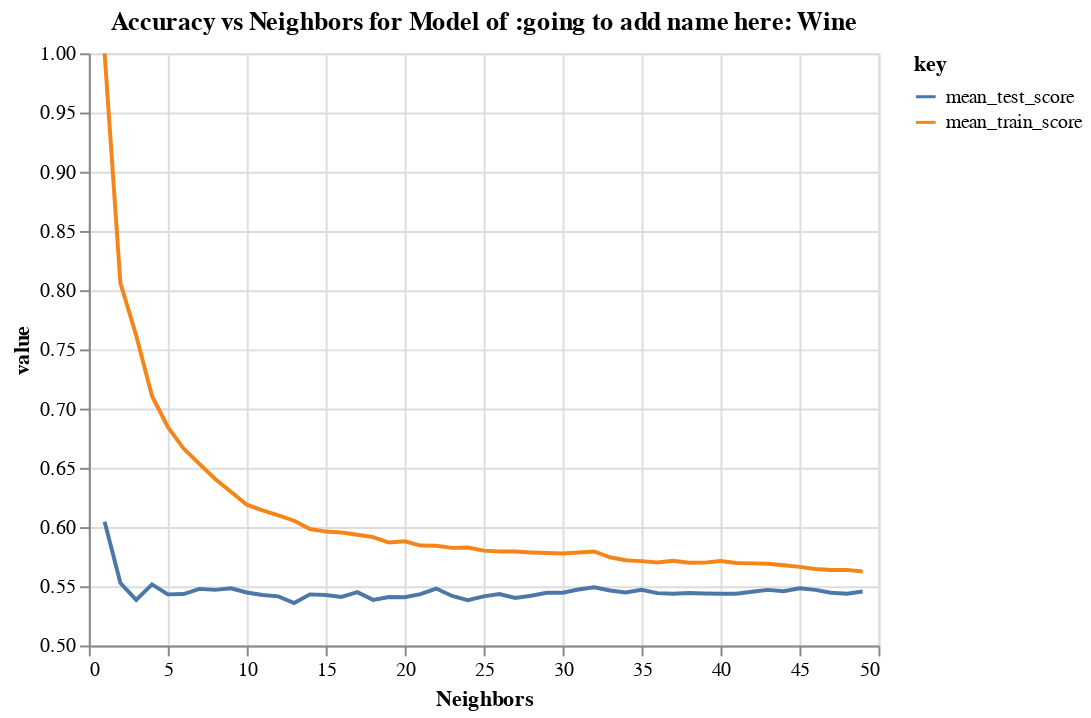

Here is the notebook cell this chart was saved with:
### Code cell
plots[1]

### Figure 1 — Vega-Lite specification as saved in the notebook (floating-point values rounded to 4 significant figures)
{"config": {"view": {"continuousWidth": 400, "continuousHeight": 300}}, "data": {"name": "data-15b58e68efda87e8b2b8788724cc2e51"}, "mark": "line", "encoding": {"color": {"field": "key", "type": "nominal"}, "x": {"field": "param_n_neighbors", "scale": {"zero": false}, "title": "Neighbors", "type": "quantitative"}, "y": {"field": "value", "scale": {"zero": false}, "type": "quantitative"}}, "title": "Accuracy vs Neighbors for Model of :going to add name here: Wine", "transform": [{"fold": ["mean_test_score", "mean_train_score"]}], "$schema": "https://vega.github.io/schema/vega-lite/v4.17.0.json", "datasets": {"data-15b58e68efda87e8b2b8788724cc2e51": [{"mean_fit_time": 0.005848, "std_fit_time": 0.002864, "mean_score_time": 0.08088, "std_score_time": 0.04521, "param_n_neighbors": 1, "params": {"n_neighbors": 1}, "split0_test_score": 0.6095, "split1_test_score": 0.5946, "split2_test_score": 0.6068, "split3_test_score": 0.6104, "split4_test_score": 0.6008, "mean_test_score": 0.6044, "std_test_score": 0.005953, "rank_test_score": 1, "split0_train_score": 1.0, "split1_train_score": 1.0, "split2_train_score": 1.0, "split3_train_score": 1.0, "split4_train_score": 1.0, "mean_train_score": 1.0, "std_train_score": 0.0}, {"mean_fit_time": 0.0055, "std_fit_time": 0.003181, "mean_score_time": 0.09107, "std_score_time": 0.0446, "param_n_neighbors": 2, "params": {"n_neighbors": 2}, "split0_test_score": 0.5456, "split1_test_score": 0.5633, "split2_test_score": 0.5442, "split3_test_score": 0.5599, "split4_test_score": 0.5504, "mean_test_score": 0.5527, "std_test_score": 0.007643, "rank_test_score": 2, "split0_train_score": 0.8019, "split1_train_score": 0.8128, "split2_train_score": 0.8074, "split3_train_score": 0.802, "split4_train_score": 0.8061, "mean_train_score": 0.806, "std_train_score": 0.004025}, {"mean_fit_time": 0.003786, "std_fit_time": 0.0001645, "mean_score_time": 0.06926, "std_score_time": 0.001766, "param_n_neighbors": 3, "params": {"n_neighbors": 3}, "split0_test_score": 0.5293, "split1_test_score": 0.5279, "split2_test_score": 0.5347, "split3_test_score": 0.5668, "split4_test_score": 0.5341, "mean_test_score": 0.5385, "std_test_score": 0.01436, "rank_test_score": 46, "split0_train_score": 0.7573, "split1_train_score": 0.7658, "split2_train_score": 0.7641, "split3_train_score": 0.7571, "split4_train_score": 0.7645, "mean_train_score": 0.7618, "std_train_score": 0.003787}, {"mean_fit_time": 0.007389, "std_fit_time": 0.00394, "mean_score_time": 0.1457, "std_score_time": 0.07113, "param_n_neighbors": 4, "params": {"n_neighbors": 4}, "split0_test_score": 0.5537, "split1_test_score": 0.551, "split2_test_score": 0.5565, "split3_test_score": 0.5545, "split4_test_score": 0.5422, "mean_test_score": 0.5516, "std_test_score": 0.004993, "rank_test_score": 3, "split0_train_score": 0.6981, "split1_train_score": 0.7199, "split2_train_score": 0.7124, "split3_train_score": 0.707, "split4_train_score": 0.7159, "mean_train_score": 0.7107, "std_train_score": 0.007567}, {"mean_fit_time": 0.004025, "std_fit_time": 0.0003398, "mean_score_time": 0.0738, "std_score_time": 0.001975, "param_n_neighbors": 5, "params": {"n_neighbors": 5}, "split0_test_score": 0.5469, "split1_test_score": 0.5197, "split2_test_score": 0.5551, "split3_test_score": 0.5518, "split4_test_score": 0.5422, "mean_test_score": 0.5432, "std_test_score": 0.0125, "rank_test_score": 35, "split0_train_score": 0.6797, "split1_train_score": 0.6896, "split2_train_score": 0.6862, "split3_train_score": 0.6795, "split4_train_score": 0.688, "mean_train_score": 0.6846, "std_train_score": 0.004216}, {"mean_fit_time": 0.004521, "std_fit_time": 0.000932, "mean_score_time": 0.07938, "std_score_time": 0.005347, "param_n_neighbors": 6, "params": {"n_neighbors": 6}, "split0_test_score": 0.5469, "split1_test_score": 0.5224, "split2_test_score": 0.5605, "split3_test_score": 0.5599, "split4_test_score": 0.5272, "mean_test_score": 0.5434, "std_test_score": 0.016, "rank_test_score": 31, "split0_train_score": 0.6709, "split1_train_score": 0.6634, "split2_train_score": 0.6661, "split3_train_score": 0.6635, "split4_train_score": 0.6676, "mean_train_score": 0.6663, "std_train_score": 0.00279}, {"mean_fit_time": 0.003893, "std_fit_time": 0.0001844, "mean_score_time": 0.07704, "std_score_time": 0.003177, "param_n_neighbors": 7, "params": {"n_neighbors": 7}, "split0_test_score": 0.5551, "split1_test_score": 0.5238, "split2_test_score": 0.5537, "split3_test_score": 0.5749, "split4_test_score": 0.5313, "mean_test_score": 0.5478, "std_test_score": 0.01828, "rank_test_score": 8, "split0_train_score": 0.6607, "split1_train_score": 0.6501, "split2_train_score": 0.6562, "split3_train_score": 0.6523, "split4_train_score": 0.6475, "mean_train_score": 0.6533, "std_train_score": 0.004639}, {"mean_fit_time": 0.003892, "std_fit_time": 0.0001741, "mean_score_time": 0.07874, "std_score_time": 0.002353, "param_n_neighbors": 8, "params": {"n_neighbors": 8}, "split0_test_score": 0.5537, "split1_test_score": 0.5347, "split2_test_score": 0.5592, "split3_test_score": 0.5463, "split4_test_score": 0.5409, "mean_test_score": 0.547, "std_test_score": 0.008756, "rank_test_score": 12, "split0_train_score": 0.6368, "split1_train_score": 0.6382, "split2_train_score": 0.6481, "split3_train_score": 0.6417, "split4_train_score": 0.6383, "mean_train_score": 0.6406, "std_train_score": 0.004054}, {"mean_fit_time": 0.004119, "std_fit_time": 0.0002588, "mean_score_time": 0.08156, "std_score_time": 0.004472, "param_n_neighbors": 9, "params": {"n_neighbors": 9}, "split0_test_score": 0.5374, "split1_test_score": 0.5279, "split2_test_score": 0.5592, "split3_test_score": 0.5668, "split4_test_score": 0.5504, "mean_test_score": 0.5483, "std_test_score": 0.01413, "rank_test_score": 5, "split0_train_score": 0.6382, "split1_train_score": 0.6266, "split2_train_score": 0.6276, "split3_train_score": 0.6237, "split4_train_score": 0.6332, "mean_train_score": 0.6299, "std_train_score": 0.005181}, {"mean_fit_time": 0.004194, "std_fit_time": 0.0003308, "mean_score_time": 0.08583, "std_score_time": 0.005304, "param_n_neighbors": 10, "params": {"n_neighbors": 10}, "split0_test_score": 0.5429, "split1_test_score": 0.5347, "split2_test_score": 0.5429, "split3_test_score": 0.5477, "split4_test_score": 0.5559, "mean_test_score": 0.5448, "std_test_score": 0.006932, "rank_test_score": 19, "split0_train_score": 0.6222, "split1_train_score": 0.6208, "split2_train_score": 0.6133, "split3_train_score": 0.6169, "split4_train_score": 0.6213, "mean_train_score": 0.6189, "std_train_score": 0.003326}, {"mean_fit_time": 0.005547, "std_fit_time": 0.001884, "mean_score_time": 0.1115, "std_score_time": 0.03728, "param_n_neighbors": 11, "params": {"n_neighbors": 11}, "split0_test_score": 0.5401, "split1_test_score": 0.5252, "split2_test_score": 0.5578, "split3_test_score": 0.5368, "split4_test_score": 0.5531, "mean_test_score": 0.5426, "std_test_score": 0.01172, "rank_test_score": 37, "split0_train_score": 0.6147, "split1_train_score": 0.6133, "split2_train_score": 0.6161, "split3_train_score": 0.6114, "split4_train_score": 0.6145, "mean_train_score": 0.614, "std_train_score": 0.001551}, {"mean_fit_time": 0.003919, "std_fit_time": 9.637e-05, "mean_score_time": 0.08449, "std_score_time": 0.005286, "param_n_neighbors": 12, "params": {"n_neighbors": 12}, "split0_test_score": 0.5565, "split1_test_score": 0.5252, "split2_test_score": 0.5551, "split3_test_score": 0.5259, "split4_test_score": 0.545, "mean_test_score": 0.5415, "std_test_score": 0.01365, "rank_test_score": 41, "split0_train_score": 0.6076, "split1_train_score": 0.6076, "split2_train_score": 0.6167, "split3_train_score": 0.6114, "split4_train_score": 0.6063, "mean_train_score": 0.6099, "std_train_score": 0.00382}, {"mean_fit_time": 0.005031, "std_fit_time": 0.001625, "mean_score_time": 0.1005, "std_score_time": 0.03244, "param_n_neighbors": 13, "params": {"n_neighbors": 13}, "split0_test_score": 0.532, "split1_test_score": 0.5224, "split2_test_score": 0.5483, "split3_test_score": 0.5381, "split4_test_score": 0.5381, "mean_test_score": 0.5358, "std_test_score": 0.008487, "rank_test_score": 49, "split0_train_score": 0.6001, "split1_train_score": 0.6082, "split2_train_score": 0.6093, "split3_train_score": 0.6111, "split4_train_score": 0.5982, "mean_train_score": 0.6054, "std_train_score": 0.005218}, {"mean_fit_time": 0.003971, "std_fit_time": 0.0001563, "mean_score_time": 0.08462, "std_score_time": 0.006661, "param_n_neighbors": 14, "params": {"n_neighbors": 14}, "split0_test_score": 0.5347, "split1_test_score": 0.5265, "split2_test_score": 0.5524, "split3_test_score": 0.5518, "split4_test_score": 0.5504, "mean_test_score": 0.5432, "std_test_score": 0.01058, "rank_test_score": 34, "split0_train_score": 0.6018, "split1_train_score": 0.599, "split2_train_score": 0.5973, "split3_train_score": 0.6009, "split4_train_score": 0.5927, "mean_train_score": 0.5984, "std_train_score": 0.003204}, {"mean_fit_time": 0.004319, "std_fit_time": 0.000383, "mean_score_time": 0.1089, "std_score_time": 0.03732, "param_n_neighbors": 15, "params": {"n_neighbors": 15}, "split0_test_score": 0.5429, "split1_test_score": 0.5156, "split2_test_score": 0.5605, "split3_test_score": 0.549, "split4_test_score": 0.545, "mean_test_score": 0.5426, "std_test_score": 0.0148, "rank_test_score": 36, "split0_train_score": 0.5936, "split1_train_score": 0.6014, "split2_train_score": 0.5939, "split3_train_score": 0.5995, "split4_train_score": 0.5924, "mean_train_score": 0.5962, "std_train_score": 0.003601}, {"mean_fit_time": 0.003971, "std_fit_time": 0.0001838, "mean_score_time": 0.08205, "std_score_time": 0.002023, "param_n_neighbors": 16, "params": {"n_neighbors": 16}, "split0_test_score": 0.5306, "split1_test_score": 0.5156, "split2_test_score": 0.566, "split3_test_score": 0.5463, "split4_test_score": 0.5463, "mean_test_score": 0.541, "std_test_score": 0.01692, "rank_test_score": 42, "split0_train_score": 0.5912, "split1_train_score": 0.6025, "split2_train_score": 0.5926, "split3_train_score": 0.5961, "split4_train_score": 0.5944, "mean_train_score": 0.5954, "std_train_score": 0.003915}, {"mean_fit_time": 0.003869, "std_fit_time": 0.0002026, "mean_score_time": 0.08319, "std_score_time": 0.004197, "param_n_neighbors": 17, "params": {"n_neighbors": 17}, "split0_test_score": 0.5306, "split1_test_score": 0.5197, "split2_test_score": 0.5714, "split3_test_score": 0.5572, "split4_test_score": 0.5463, "mean_test_score": 0.5451, "std_test_score": 0.01841, "rank_test_score": 18, "split0_train_score": 0.5899, "split1_train_score": 0.5994, "split2_train_score": 0.599, "split3_train_score": 0.5846, "split4_train_score": 0.5948, "mean_train_score": 0.5935, "std_train_score": 0.005663}, {"mean_fit_time": 0.004103, "std_fit_time": 0.0003353, "mean_score_time": 0.08638, "std_score_time": 0.00394, "param_n_neighbors": 18, "params": {"n_neighbors": 18}, "split0_test_score": 0.5252, "split1_test_score": 0.5224, "split2_test_score": 0.5592, "split3_test_score": 0.5463, "split4_test_score": 0.5395, "mean_test_score": 0.5385, "std_test_score": 0.0136, "rank_test_score": 47, "split0_train_score": 0.5895, "split1_train_score": 0.6007, "split2_train_score": 0.5956, "split3_train_score": 0.5839, "split4_train_score": 0.588, "mean_train_score": 0.5915, "std_train_score": 0.005956}, {"mean_fit_time": 0.003872, "std_fit_time": 0.0001694, "mean_score_time": 0.08446, "std_score_time": 0.002792, "param_n_neighbors": 19, "params": {"n_neighbors": 19}, "split0_test_score": 0.5265, "split1_test_score": 0.5347, "split2_test_score": 0.5633, "split3_test_score": 0.545, "split4_test_score": 0.5354, "mean_test_score": 0.541, "std_test_score": 0.01258, "rank_test_score": 43, "split0_train_score": 0.5858, "split1_train_score": 0.5963, "split2_train_score": 0.5936, "split3_train_score": 0.5812, "split4_train_score": 0.5777, "mean_train_score": 0.5869, "std_train_score": 0.007097}, {"mean_fit_time": 0.003963, "std_fit_time": 0.0002584, "mean_score_time": 0.08432, "std_score_time": 0.002885, "param_n_neighbors": 20, "params": {"n_neighbors": 20}, "split0_test_score": 0.5197, "split1_test_score": 0.5347, "split2_test_score": 0.5592, "split3_test_score": 0.5599, "split4_test_score": 0.53, "mean_test_score": 0.5407, "std_test_score": 0.01614, "rank_test_score": 44, "split0_train_score": 0.5882, "split1_train_score": 0.5953, "split2_train_score": 0.5919, "split3_train_score": 0.5825, "split4_train_score": 0.5818, "mean_train_score": 0.5879, "std_train_score": 0.005229}, {"mean_fit_time": 0.003989, "std_fit_time": 0.0002295, "mean_score_time": 0.0835, "std_score_time": 0.003047, "param_n_neighbors": 21, "params": {"n_neighbors": 21}, "split0_test_score": 0.532, "split1_test_score": 0.5388, "split2_test_score": 0.5633, "split3_test_score": 0.5559, "split4_test_score": 0.5272, "mean_test_score": 0.5434, "std_test_score": 0.01388, "rank_test_score": 32, "split0_train_score": 0.5844, "split1_train_score": 0.595, "split2_train_score": 0.5865, "split3_train_score": 0.5798, "split4_train_score": 0.5764, "mean_train_score": 0.5844, "std_train_score": 0.006344}, {"mean_fit_time": 0.006475, "std_fit_time": 0.003278, "mean_score_time": 0.147, "std_score_time": 0.07694, "param_n_neighbors": 22, "params": {"n_neighbors": 22}, "split0_test_score": 0.5469, "split1_test_score": 0.5456, "split2_test_score": 0.5646, "split3_test_score": 0.564, "split4_test_score": 0.5191, "mean_test_score": 0.548, "std_test_score": 0.0166, "rank_test_score": 7, "split0_train_score": 0.5803, "split1_train_score": 0.5922, "split2_train_score": 0.5851, "split3_train_score": 0.5805, "split4_train_score": 0.5832, "mean_train_score": 0.5843, "std_train_score": 0.004367}, {"mean_fit_time": 0.003978, "std_fit_time": 0.0001871, "mean_score_time": 0.0852, "std_score_time": 0.002515, "param_n_neighbors": 23, "params": {"n_neighbors": 23}, "split0_test_score": 0.5388, "split1_test_score": 0.5333, "split2_test_score": 0.5619, "split3_test_score": 0.5559, "split4_test_score": 0.5191, "mean_test_score": 0.5418, "std_test_score": 0.01549, "rank_test_score": 39, "split0_train_score": 0.581, "split1_train_score": 0.5912, "split2_train_score": 0.5807, "split3_train_score": 0.5784, "split4_train_score": 0.5808, "mean_train_score": 0.5824, "std_train_score": 0.004495}, {"mean_fit_time": 0.004948, "std_fit_time": 0.00172, "mean_score_time": 0.1156, "std_score_time": 0.03949, "param_n_neighbors": 24, "params": {"n_neighbors": 24}, "split0_test_score": 0.5361, "split1_test_score": 0.5361, "split2_test_score": 0.5592, "split3_test_score": 0.5463, "split4_test_score": 0.5136, "mean_test_score": 0.5382, "std_test_score": 0.01496, "rank_test_score": 48, "split0_train_score": 0.5776, "split1_train_score": 0.5909, "split2_train_score": 0.582, "split3_train_score": 0.5777, "split4_train_score": 0.5856, "mean_train_score": 0.5828, "std_train_score": 0.005021}, {"mean_fit_time": 0.00402, "std_fit_time": 0.0003569, "mean_score_time": 0.08695, "std_score_time": 0.003454, "param_n_neighbors": 25, "params": {"n_neighbors": 25}, "split0_test_score": 0.5388, "split1_test_score": 0.5401, "split2_test_score": 0.5565, "split3_test_score": 0.5531, "split4_test_score": 0.5191, "mean_test_score": 0.5415, "std_test_score": 0.0132, "rank_test_score": 40, "split0_train_score": 0.5756, "split1_train_score": 0.5878, "split2_train_score": 0.5773, "split3_train_score": 0.5788, "split4_train_score": 0.5812, "mean_train_score": 0.5801, "std_train_score": 0.004267}, {"mean_fit_time": 0.004081, "std_fit_time": 0.0002746, "mean_score_time": 0.08836, "std_score_time": 0.005172, "param_n_neighbors": 26, "params": {"n_neighbors": 26}, "split0_test_score": 0.5388, "split1_test_score": 0.5374, "split2_test_score": 0.566, "split3_test_score": 0.5463, "split4_test_score": 0.5286, "mean_test_score": 0.5434, "std_test_score": 0.01261, "rank_test_score": 33, "split0_train_score": 0.5715, "split1_train_score": 0.5827, "split2_train_score": 0.5803, "split3_train_score": 0.5777, "split4_train_score": 0.5846, "mean_train_score": 0.5794, "std_train_score": 0.004557}, {"mean_fit_time": 0.004186, "std_fit_time": 0.0003248, "mean_score_time": 0.09156, "std_score_time": 0.006811, "param_n_neighbors": 27, "params": {"n_neighbors": 27}, "split0_test_score": 0.5388, "split1_test_score": 0.532, "split2_test_score": 0.551, "split3_test_score": 0.545, "split4_test_score": 0.5341, "mean_test_score": 0.5402, "std_test_score": 0.00703, "rank_test_score": 45, "split0_train_score": 0.5786, "split1_train_score": 0.5837, "split2_train_score": 0.5766, "split3_train_score": 0.5743, "split4_train_score": 0.5832, "mean_train_score": 0.5793, "std_train_score": 0.003665}, {"mean_fit_time": 0.004201, "std_fit_time": 0.0003613, "mean_score_time": 0.1022, "std_score_time": 0.02741, "param_n_neighbors": 28, "params": {"n_neighbors": 28}, "split0_test_score": 0.5347, "split1_test_score": 0.5361, "split2_test_score": 0.5605, "split3_test_score": 0.549, "split4_test_score": 0.53, "mean_test_score": 0.5421, "std_test_score": 0.0112, "rank_test_score": 38, "split0_train_score": 0.5776, "split1_train_score": 0.5848, "split2_train_score": 0.5718, "split3_train_score": 0.5757, "split4_train_score": 0.5829, "mean_train_score": 0.5785, "std_train_score": 0.004717}, {"mean_fit_time": 0.004099, "std_fit_time": 0.0002732, "mean_score_time": 0.08882, "std_score_time": 0.002792, "param_n_neighbors": 29, "params": {"n_neighbors": 29}, "split0_test_score": 0.5374, "split1_test_score": 0.5429, "split2_test_score": 0.5619, "split3_test_score": 0.5436, "split4_test_score": 0.5368, "mean_test_score": 0.5445, "std_test_score": 0.009123, "rank_test_score": 22, "split0_train_score": 0.5783, "split1_train_score": 0.579, "split2_train_score": 0.5711, "split3_train_score": 0.5774, "split4_train_score": 0.5846, "mean_train_score": 0.5781, "std_train_score": 0.004275}, {"mean_fit_time": 0.004033, "std_fit_time": 0.0004518, "mean_score_time": 0.09065, "std_score_time": 0.006112, "param_n_neighbors": 30, "params": {"n_neighbors": 30}, "split0_test_score": 0.532, "split1_test_score": 0.5442, "split2_test_score": 0.5673, "split3_test_score": 0.545, "split4_test_score": 0.5341, "mean_test_score": 0.5445, "std_test_score": 0.01256, "rank_test_score": 23, "split0_train_score": 0.5793, "split1_train_score": 0.5759, "split2_train_score": 0.5742, "split3_train_score": 0.5771, "split4_train_score": 0.5822, "mean_train_score": 0.5777, "std_train_score": 0.002773}, {"mean_fit_time": 0.005041, "std_fit_time": 0.002115, "mean_score_time": 0.1122, "std_score_time": 0.04892, "param_n_neighbors": 31, "params": {"n_neighbors": 31}, "split0_test_score": 0.5429, "split1_test_score": 0.5497, "split2_test_score": 0.5646, "split3_test_score": 0.5463, "split4_test_score": 0.5327, "mean_test_score": 0.5472, "std_test_score": 0.01039, "rank_test_score": 9, "split0_train_score": 0.5786, "split1_train_score": 0.5773, "split2_train_score": 0.5776, "split3_train_score": 0.5791, "split4_train_score": 0.5798, "mean_train_score": 0.5785, "std_train_score": 0.0009357}, {"mean_fit_time": 0.004041, "std_fit_time": 0.0003882, "mean_score_time": 0.09366, "std_score_time": 0.005872, "param_n_neighbors": 32, "params": {"n_neighbors": 32}, "split0_test_score": 0.5429, "split1_test_score": 0.5497, "split2_test_score": 0.5673, "split3_test_score": 0.5599, "split4_test_score": 0.5259, "mean_test_score": 0.5491, "std_test_score": 0.01434, "rank_test_score": 4, "split0_train_score": 0.5776, "split1_train_score": 0.5786, "split2_train_score": 0.5793, "split3_train_score": 0.5784, "split4_train_score": 0.5832, "mean_train_score": 0.5794, "std_train_score": 0.001957}, {"mean_fit_time": 0.004102, "std_fit_time": 0.0002009, "mean_score_time": 0.08928, "std_score_time": 0.001869, "param_n_neighbors": 33, "params": {"n_neighbors": 33}, "split0_test_score": 0.5374, "split1_test_score": 0.551, "split2_test_score": 0.5592, "split3_test_score": 0.5504, "split4_test_score": 0.5341, "mean_test_score": 0.5464, "std_test_score": 0.009315, "rank_test_score": 14, "split0_train_score": 0.5711, "split1_train_score": 0.5722, "split2_train_score": 0.5796, "split3_train_score": 0.576, "split4_train_score": 0.5733, "mean_train_score": 0.5745, "std_train_score": 0.003067}, {"mean_fit_time": 0.003988, "std_fit_time": 0.0002698, "mean_score_time": 0.09066, "std_score_time": 0.0005479, "param_n_neighbors": 34, "params": {"n_neighbors": 34}, "split0_test_score": 0.5361, "split1_test_score": 0.5442, "split2_test_score": 0.5578, "split3_test_score": 0.5518, "split4_test_score": 0.5341, "mean_test_score": 0.5448, "std_test_score": 0.009059, "rank_test_score": 20, "split0_train_score": 0.5722, "split1_train_score": 0.5688, "split2_train_score": 0.5735, "split3_train_score": 0.5747, "split4_train_score": 0.5709, "mean_train_score": 0.572, "std_train_score": 0.002059}, {"mean_fit_time": 0.005852, "std_fit_time": 0.003027, "mean_score_time": 0.1242, "std_score_time": 0.06113, "param_n_neighbors": 35, "params": {"n_neighbors": 35}, "split0_test_score": 0.5415, "split1_test_score": 0.5456, "split2_test_score": 0.5619, "split3_test_score": 0.5545, "split4_test_score": 0.5313, "mean_test_score": 0.547, "std_test_score": 0.01055, "rank_test_score": 13, "split0_train_score": 0.5722, "split1_train_score": 0.5657, "split2_train_score": 0.5739, "split3_train_score": 0.5713, "split4_train_score": 0.5733, "mean_train_score": 0.5713, "std_train_score": 0.002927}, {"mean_fit_time": 0.004153, "std_fit_time": 0.0002742, "mean_score_time": 0.0904, "std_score_time": 0.00101, "param_n_neighbors": 36, "params": {"n_neighbors": 36}, "split0_test_score": 0.5442, "split1_test_score": 0.532, "split2_test_score": 0.5619, "split3_test_score": 0.5559, "split4_test_score": 0.5272, "mean_test_score": 0.5442, "std_test_score": 0.01331, "rank_test_score": 25, "split0_train_score": 0.5698, "split1_train_score": 0.5688, "split2_train_score": 0.5698, "split3_train_score": 0.5696, "split4_train_score": 0.5723, "mean_train_score": 0.57, "std_train_score": 0.001194}, {"mean_fit_time": 0.004168, "std_fit_time": 0.0003037, "mean_score_time": 0.09602, "std_score_time": 0.01202, "param_n_neighbors": 37, "params": {"n_neighbors": 37}, "split0_test_score": 0.5374, "split1_test_score": 0.5347, "split2_test_score": 0.5524, "split3_test_score": 0.564, "split4_test_score": 0.53, "mean_test_score": 0.5437, "std_test_score": 0.01263, "rank_test_score": 27, "split0_train_score": 0.5701, "split1_train_score": 0.565, "split2_train_score": 0.5759, "split3_train_score": 0.5743, "split4_train_score": 0.5726, "mean_train_score": 0.5716, "std_train_score": 0.003815}, {"mean_fit_time": 0.005961, "std_fit_time": 0.00315, "mean_score_time": 0.1331, "std_score_time": 0.0723, "param_n_neighbors": 38, "params": {"n_neighbors": 38}, "split0_test_score": 0.5415, "split1_test_score": 0.5306, "split2_test_score": 0.5578, "split3_test_score": 0.5627, "split4_test_score": 0.5286, "mean_test_score": 0.5442, "std_test_score": 0.01387, "rank_test_score": 24, "split0_train_score": 0.5705, "split1_train_score": 0.5677, "split2_train_score": 0.5711, "split3_train_score": 0.5669, "split4_train_score": 0.573, "mean_train_score": 0.5698, "std_train_score": 0.002248}, {"mean_fit_time": 0.004335, "std_fit_time": 0.0003436, "mean_score_time": 0.1321, "std_score_time": 0.05499, "param_n_neighbors": 39, "params": {"n_neighbors": 39}, "split0_test_score": 0.5415, "split1_test_score": 0.5374, "split2_test_score": 0.5565, "split3_test_score": 0.5586, "split4_test_score": 0.5259, "mean_test_score": 0.544, "std_test_score": 0.01221, "rank_test_score": 26, "split0_train_score": 0.5691, "split1_train_score": 0.5664, "split2_train_score": 0.5691, "split3_train_score": 0.5726, "split4_train_score": 0.5726, "mean_train_score": 0.57, "std_train_score": 0.002399}, {"mean_fit_time": 0.004099, "std_fit_time": 0.0003977, "mean_score_time": 0.1052, "std_score_time": 0.02752, "param_n_neighbors": 40, "params": {"n_neighbors": 40}, "split0_test_score": 0.5429, "split1_test_score": 0.5347, "split2_test_score": 0.5592, "split3_test_score": 0.5545, "split4_test_score": 0.5272, "mean_test_score": 0.5437, "std_test_score": 0.01191, "rank_test_score": 30, "split0_train_score": 0.5684, "split1_train_score": 0.5698, "split2_train_score": 0.5742, "split3_train_score": 0.5716, "split4_train_score": 0.573, "mean_train_score": 0.5714, "std_train_score": 0.002096}, {"mean_fit_time": 0.004132, "std_fit_time": 0.0002349, "mean_score_time": 0.09424, "std_score_time": 0.002833, "param_n_neighbors": 41, "params": {"n_neighbors": 41}, "split0_test_score": 0.5333, "split1_test_score": 0.5361, "split2_test_score": 0.5605, "split3_test_score": 0.5599, "split4_test_score": 0.5286, "mean_test_score": 0.5437, "std_test_score": 0.01372, "rank_test_score": 28, "split0_train_score": 0.566, "split1_train_score": 0.5722, "split2_train_score": 0.5722, "split3_train_score": 0.5652, "split4_train_score": 0.5726, "mean_train_score": 0.5696, "std_train_score": 0.003311}, {"mean_fit_time": 0.005462, "std_fit_time": 0.002128, "mean_score_time": 0.1189, "std_score_time": 0.04797, "param_n_neighbors": 42, "params": {"n_neighbors": 42}, "split0_test_score": 0.532, "split1_test_score": 0.5347, "split2_test_score": 0.5578, "split3_test_score": 0.5668, "split4_test_score": 0.5354, "mean_test_score": 0.5453, "std_test_score": 0.01418, "rank_test_score": 17, "split0_train_score": 0.5681, "split1_train_score": 0.5701, "split2_train_score": 0.5708, "split3_train_score": 0.5672, "split4_train_score": 0.5706, "mean_train_score": 0.5694, "std_train_score": 0.001449}, {"mean_fit_time": 0.005607, "std_fit_time": 0.003268, "mean_score_time": 0.1333, "std_score_time": 0.07983, "param_n_neighbors": 43, "params": {"n_neighbors": 43}, "split0_test_score": 0.5361, "split1_test_score": 0.5361, "split2_test_score": 0.5565, "split3_test_score": 0.5722, "split4_test_score": 0.5341, "mean_test_score": 0.547, "std_test_score": 0.01505, "rank_test_score": 10, "split0_train_score": 0.5698, "split1_train_score": 0.5688, "split2_train_score": 0.5749, "split3_train_score": 0.5669, "split4_train_score": 0.5645, "mean_train_score": 0.5689, "std_train_score": 0.003472}, {"mean_fit_time": 0.005759, "std_fit_time": 0.003017, "mean_score_time": 0.1313, "std_score_time": 0.07272, "param_n_neighbors": 44, "params": {"n_neighbors": 44}, "split0_test_score": 0.5347, "split1_test_score": 0.5347, "split2_test_score": 0.5592, "split3_test_score": 0.564, "split4_test_score": 0.5368, "mean_test_score": 0.5459, "std_test_score": 0.01296, "rank_test_score": 15, "split0_train_score": 0.5647, "split1_train_score": 0.5694, "split2_train_score": 0.5708, "split3_train_score": 0.5679, "split4_train_score": 0.5658, "mean_train_score": 0.5677, "std_train_score": 0.002248}, {"mean_fit_time": 0.005482, "std_fit_time": 0.003078, "mean_score_time": 0.1274, "std_score_time": 0.07271, "param_n_neighbors": 45, "params": {"n_neighbors": 45}, "split0_test_score": 0.5497, "split1_test_score": 0.5293, "split2_test_score": 0.5619, "split3_test_score": 0.5613, "split4_test_score": 0.5395, "mean_test_score": 0.5483, "std_test_score": 0.01262, "rank_test_score": 6, "split0_train_score": 0.5674, "split1_train_score": 0.5681, "split2_train_score": 0.5688, "split3_train_score": 0.5645, "split4_train_score": 0.5631, "mean_train_score": 0.5664, "std_train_score": 0.002182}, {"mean_fit_time": 0.004161, "std_fit_time": 0.0002662, "mean_score_time": 0.1223, "std_score_time": 0.05848, "param_n_neighbors": 46, "params": {"n_neighbors": 46}, "split0_test_score": 0.5456, "split1_test_score": 0.5333, "split2_test_score": 0.5605, "split3_test_score": 0.5586, "split4_test_score": 0.5368, "mean_test_score": 0.547, "std_test_score": 0.01105, "rank_test_score": 11, "split0_train_score": 0.5636, "split1_train_score": 0.5613, "split2_train_score": 0.5701, "split3_train_score": 0.5597, "split4_train_score": 0.5679, "mean_train_score": 0.5645, "std_train_score": 0.003925}, {"mean_fit_time": 0.004299, "std_fit_time": 0.0003105, "mean_score_time": 0.09518, "std_score_time": 0.003238, "param_n_neighbors": 47, "params": {"n_neighbors": 47}, "split0_test_score": 0.5361, "split1_test_score": 0.532, "split2_test_score": 0.5578, "split3_test_score": 0.5599, "split4_test_score": 0.5368, "mean_test_score": 0.5445, "std_test_score": 0.01186, "rank_test_score": 21, "split0_train_score": 0.5674, "split1_train_score": 0.5609, "split2_train_score": 0.5674, "split3_train_score": 0.5607, "split4_train_score": 0.5621, "mean_train_score": 0.5637, "std_train_score": 0.003044}, {"mean_fit_time": 0.005536, "std_fit_time": 0.003214, "mean_score_time": 0.1096, "std_score_time": 0.03066, "param_n_neighbors": 48, "params": {"n_neighbors": 48}, "split0_test_score": 0.5361, "split1_test_score": 0.5374, "split2_test_score": 0.5578, "split3_test_score": 0.5463, "split4_test_score": 0.5409, "mean_test_score": 0.5437, "std_test_score": 0.007903, "rank_test_score": 29, "split0_train_score": 0.5643, "split1_train_score": 0.5626, "split2_train_score": 0.5667, "split3_train_score": 0.5587, "split4_train_score": 0.5669, "mean_train_score": 0.5638, "std_train_score": 0.003019}, {"mean_fit_time": 0.005408, "std_fit_time": 0.002336, "mean_score_time": 0.1505, "std_score_time": 0.0648, "param_n_neighbors": 49, "params": {"n_neighbors": 49}, "split0_test_score": 0.5524, "split1_test_score": 0.5361, "split2_test_score": 0.5565, "split3_test_score": 0.5504, "split4_test_score": 0.5327, "mean_test_score": 0.5456, "std_test_score": 0.009431, "rank_test_score": 16, "split0_train_score": 0.564, "split1_train_score": 0.563, "split2_train_score": 0.565, "split3_train_score": 0.5587, "split4_train_score": 0.5614, "mean_train_score": 0.5624, "std_train_score": 0.002208}]}}
